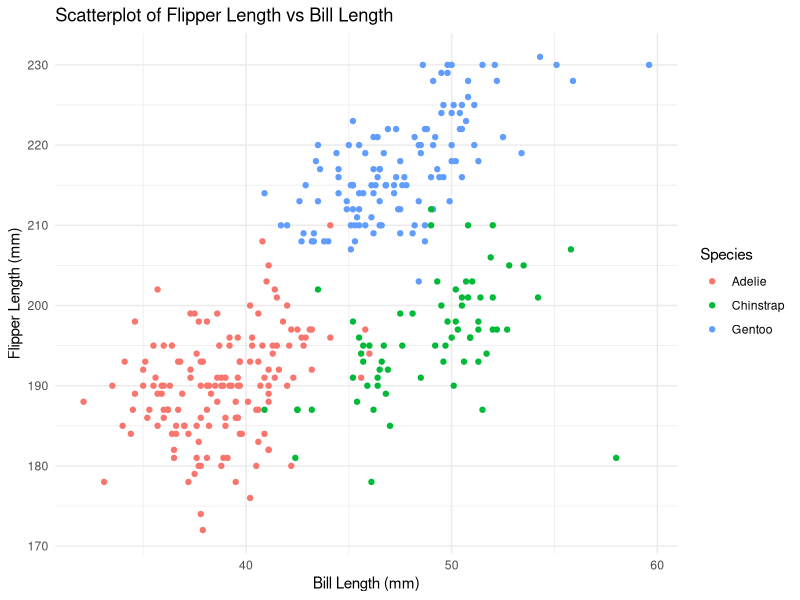
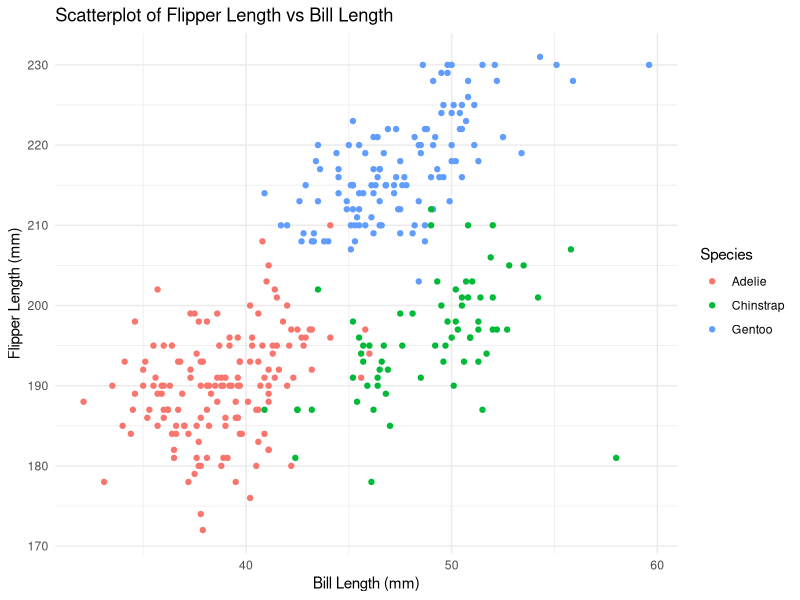

Write R code to recreate these figures, in order.
## ---- chunk 1
# Load the penguins dataset
data("penguins", package = "palmerpenguins")
# Assign number of rows and columns for inline reporting
n_rows = nrow(penguins)
n_cols = ncol(penguins)
mean_flipper_length = mean(penguins$flipper_length_mm, na.rm = TRUE)
## ---- chunk 2
library(ggplot2)

# Scatterplot of flipper length vs bill length
ggplot(penguins, aes(x = bill_length_mm, y = flipper_length_mm, color = species)) +
  geom_point() +
  labs(
    title = "Scatterplot of Flipper Length vs Bill Length",
    x = "Bill Length (mm)",
    y = "Flipper Length (mm)",
    color = "Species"
  ) +
  theme_minimal()

# Save plot to file
ggsave("scatterplot_flipper_vs_bill.png", width = 6, height = 4)

## ---- chunk 3
library(tidyverse)
#Create a random sample of size 10 from a standard Normal distribution
random_sample = rnorm(10)
#Create a  logical vector indicating whether elements of the sample are greater than 0
logical_vector = random_sample > 0
#Create a character vector of length 10
character_vector = c("A","B","C","D","E","F","G","H","I","J")
#Create a factor vector of length 10, with 3 different factor “levels”
factor_vector = factor(rep(c("low","medium","high"), length.out = 10))
# Combine into a data frame
hw1_df = data.frame(
  random_sample = random_sample,
  logical_vector = logical_vector,
  character_vector = character_vector,
  factor_vector = factor_vector
)
